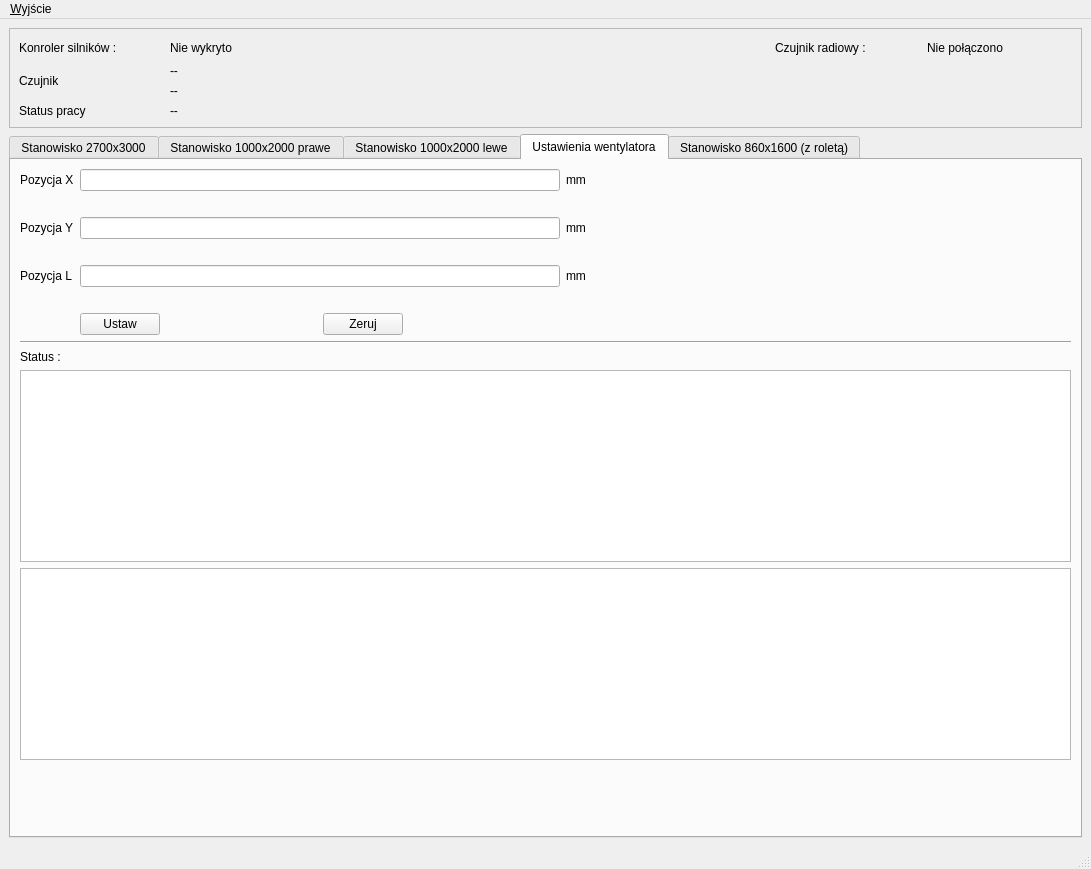
<?xml version="1.0" encoding="UTF-8"?>
<ui version="4.0">
 <class>MiernikPrzeplywu</class>
 <widget class="QMainWindow" name="MiernikPrzeplywu">
  <property name="geometry">
   <rect>
    <x>0</x>
    <y>0</y>
    <width>1091</width>
    <height>869</height>
   </rect>
  </property>
  <property name="windowTitle">
   <string>MiernikPrzeplywu</string>
  </property>
  <property name="windowIcon">
   <iconset resource="ikony.qrc">
    <normaloff>:/new/prefix1/cnbop.ico</normaloff>:/new/prefix1/cnbop.ico</iconset>
  </property>
  <widget class="QWidget" name="centralwidget">
   <layout class="QVBoxLayout" name="verticalLayout">
    <item>
     <widget class="QFrame" name="frame">
      <property name="frameShape">
       <enum>QFrame::StyledPanel</enum>
      </property>
      <property name="frameShadow">
       <enum>QFrame::Raised</enum>
      </property>
      <layout class="QGridLayout" name="gridLayout">
       <item row="1" column="0" rowspan="2">
        <widget class="QLabel" name="ecz1">
         <property name="text">
          <string>Czujnik</string>
         </property>
        </widget>
       </item>
       <item row="0" column="2">
        <widget class="QLabel" name="statusserial">
         <property name="text">
          <string/>
         </property>
        </widget>
       </item>
       <item row="3" column="1" colspan="6">
        <widget class="QLabel" name="lStatus">
         <property name="text">
          <string>--</string>
         </property>
        </widget>
       </item>
       <item row="0" column="0">
        <widget class="QLabel" name="eKontroler">
         <property name="text">
          <string>Konroler silników :</string>
         </property>
        </widget>
       </item>
       <item row="0" column="3" colspan="2">
        <spacer name="horizontalSpacer">
         <property name="orientation">
          <enum>Qt::Horizontal</enum>
         </property>
         <property name="sizeHint" stdset="0">
          <size>
           <width>40</width>
           <height>20</height>
          </size>
         </property>
        </spacer>
       </item>
       <item row="2" column="1">
        <widget class="QLabel" name="lcz1unit">
         <property name="text">
          <string>--</string>
         </property>
        </widget>
       </item>
       <item row="1" column="1">
        <widget class="QLabel" name="lcz1mv">
         <property name="text">
          <string>--</string>
         </property>
        </widget>
       </item>
       <item row="0" column="6">
        <widget class="QLabel" name="lradio">
         <property name="text">
          <string>Nie połączono</string>
         </property>
        </widget>
       </item>
       <item row="3" column="0">
        <widget class="QLabel" name="eStatus">
         <property name="text">
          <string>Status pracy</string>
         </property>
        </widget>
       </item>
       <item row="0" column="5">
        <widget class="QLabel" name="eRadio">
         <property name="text">
          <string>Czujnik radiowy :</string>
         </property>
        </widget>
       </item>
       <item row="0" column="1">
        <widget class="QLabel" name="lConneected">
         <property name="text">
          <string>Nie wykryto</string>
         </property>
        </widget>
       </item>
      </layout>
     </widget>
    </item>
    <item>
     <widget class="QTabWidget" name="tabWidget">
      <property name="currentIndex">
       <number>3</number>
      </property>
      <widget class="QWidget" name="tab_2700">
       <attribute name="title">
        <string>Stanowisko 2700x3000</string>
       </attribute>
       <layout class="QVBoxLayout" name="verticalLaoutTab2700"/>
      </widget>
      <widget class="QWidget" name="tab_1000p">
       <attribute name="title">
        <string>Stanowisko 1000x2000 prawe</string>
       </attribute>
       <layout class="QVBoxLayout" name="verticallayoutTab1000p"/>
      </widget>
      <widget class="QWidget" name="tab_1000l">
       <attribute name="title">
        <string>Stanowisko 1000x2000 lewe</string>
       </attribute>
       <layout class="QVBoxLayout" name="verticallayoutTab1000l"/>
      </widget>
      <widget class="QWidget" name="tab_fun">
       <attribute name="title">
        <string>Ustawienia wentylatora</string>
       </attribute>
       <layout class="QGridLayout" name="gridLayout_2">
        <item row="0" column="0">
         <widget class="QLabel" name="eX">
          <property name="text">
           <string>Pozycja X</string>
          </property>
         </widget>
        </item>
        <item row="0" column="1">
         <widget class="QLineEdit" name="leX"/>
        </item>
        <item row="0" column="2">
         <widget class="QLabel" name="lmmx">
          <property name="text">
           <string>mm</string>
          </property>
         </widget>
        </item>
        <item row="0" column="3">
         <spacer name="horizontalSpacer_12">
          <property name="orientation">
           <enum>Qt::Horizontal</enum>
          </property>
          <property name="sizeHint" stdset="0">
           <size>
            <width>40</width>
            <height>20</height>
           </size>
          </property>
         </spacer>
        </item>
        <item row="1" column="1">
         <widget class="QLabel" name="errorWentylatorX">
          <property name="text">
           <string/>
          </property>
         </widget>
        </item>
        <item row="2" column="0">
         <widget class="QLabel" name="eY">
          <property name="text">
           <string>Pozycja Y</string>
          </property>
         </widget>
        </item>
        <item row="2" column="1">
         <widget class="QLineEdit" name="leY"/>
        </item>
        <item row="2" column="2">
         <widget class="QLabel" name="lmmy">
          <property name="text">
           <string>mm</string>
          </property>
         </widget>
        </item>
        <item row="3" column="1">
         <widget class="QLabel" name="errorWentylatorY">
          <property name="text">
           <string/>
          </property>
         </widget>
        </item>
        <item row="4" column="0">
         <widget class="QLabel" name="label">
          <property name="text">
           <string>Pozycja L</string>
          </property>
         </widget>
        </item>
        <item row="4" column="1">
         <widget class="QLineEdit" name="leL"/>
        </item>
        <item row="4" column="2">
         <widget class="QLabel" name="label_2">
          <property name="text">
           <string>mm</string>
          </property>
         </widget>
        </item>
        <item row="5" column="1">
         <widget class="QLabel" name="errorWentylatorL">
          <property name="text">
           <string/>
          </property>
         </widget>
        </item>
        <item row="6" column="1">
         <layout class="QHBoxLayout" name="horizontalLayout">
          <item>
           <widget class="QPushButton" name="pbUstaw">
            <property name="text">
             <string>Ustaw</string>
            </property>
           </widget>
          </item>
          <item>
           <spacer name="horizontalSpacer_2">
            <property name="orientation">
             <enum>Qt::Horizontal</enum>
            </property>
            <property name="sizeHint" stdset="0">
             <size>
              <width>40</width>
              <height>20</height>
             </size>
            </property>
           </spacer>
          </item>
          <item>
           <widget class="QPushButton" name="pbZeruj">
            <property name="text">
             <string>Zeruj</string>
            </property>
           </widget>
          </item>
          <item>
           <spacer name="horizontalSpacer_3">
            <property name="orientation">
             <enum>Qt::Horizontal</enum>
            </property>
            <property name="sizeHint" stdset="0">
             <size>
              <width>40</width>
              <height>20</height>
             </size>
            </property>
           </spacer>
          </item>
         </layout>
        </item>
        <item row="7" column="0" colspan="4">
         <widget class="Line" name="line_3">
          <property name="orientation">
           <enum>Qt::Horizontal</enum>
          </property>
         </widget>
        </item>
        <item row="8" column="0">
         <widget class="QLabel" name="eStatusWiatrak">
          <property name="text">
           <string>Status :</string>
          </property>
         </widget>
        </item>
        <item row="8" column="1">
         <widget class="QLabel" name="lStatusWiatrak">
          <property name="text">
           <string/>
          </property>
         </widget>
        </item>
        <item row="9" column="0" colspan="4">
         <widget class="QTextEdit" name="statusWentylator"/>
        </item>
        <item row="10" column="0" colspan="4">
         <widget class="QTextEdit" name="debug"/>
        </item>
        <item row="11" column="0">
         <spacer name="verticalSpacer_2">
          <property name="orientation">
           <enum>Qt::Vertical</enum>
          </property>
          <property name="sizeHint" stdset="0">
           <size>
            <width>20</width>
            <height>40</height>
           </size>
          </property>
         </spacer>
        </item>
       </layout>
      </widget>
      <widget class="QWidget" name="tab_roleta">
       <attribute name="title">
        <string>Stanowisko 860x1600 (z roletą)</string>
       </attribute>
       <layout class="QVBoxLayout" name="verticalLayoutRoleta"/>
      </widget>
     </widget>
    </item>
   </layout>
  </widget>
  <widget class="QMenuBar" name="menubar">
   <property name="geometry">
    <rect>
     <x>0</x>
     <y>0</y>
     <width>1091</width>
     <height>22</height>
    </rect>
   </property>
   <widget class="QMenu" name="menuWyj_cie">
    <property name="title">
     <string>&amp;Wyjście</string>
    </property>
   </widget>
   <addaction name="menuWyj_cie"/>
  </widget>
  <widget class="QStatusBar" name="statusbar"/>
  <action name="actionNowy">
   <property name="text">
    <string>&amp;Nowy</string>
   </property>
  </action>
  <action name="actionZamknij">
   <property name="text">
    <string>&amp;Zamknij</string>
   </property>
  </action>
  <action name="actionWyj_cie">
   <property name="text">
    <string>Wyjście</string>
   </property>
  </action>
  <action name="actionZapisz_wyniki">
   <property name="text">
    <string>&amp;Zapisz wyniki</string>
   </property>
  </action>
  <action name="actionPo_cz">
   <property name="text">
    <string>Połącz</string>
   </property>
  </action>
  <action name="actionPo_cz_2">
   <property name="text">
    <string>&amp;Połącz</string>
   </property>
  </action>
 </widget>
 <tabstops>
  <tabstop>tabWidget</tabstop>
  <tabstop>leX</tabstop>
  <tabstop>leY</tabstop>
  <tabstop>leL</tabstop>
  <tabstop>pbUstaw</tabstop>
  <tabstop>statusWentylator</tabstop>
  <tabstop>debug</tabstop>
 </tabstops>
 <resources>
  <include location="ikony.qrc"/>
 </resources>
 <connections/>
</ui>
